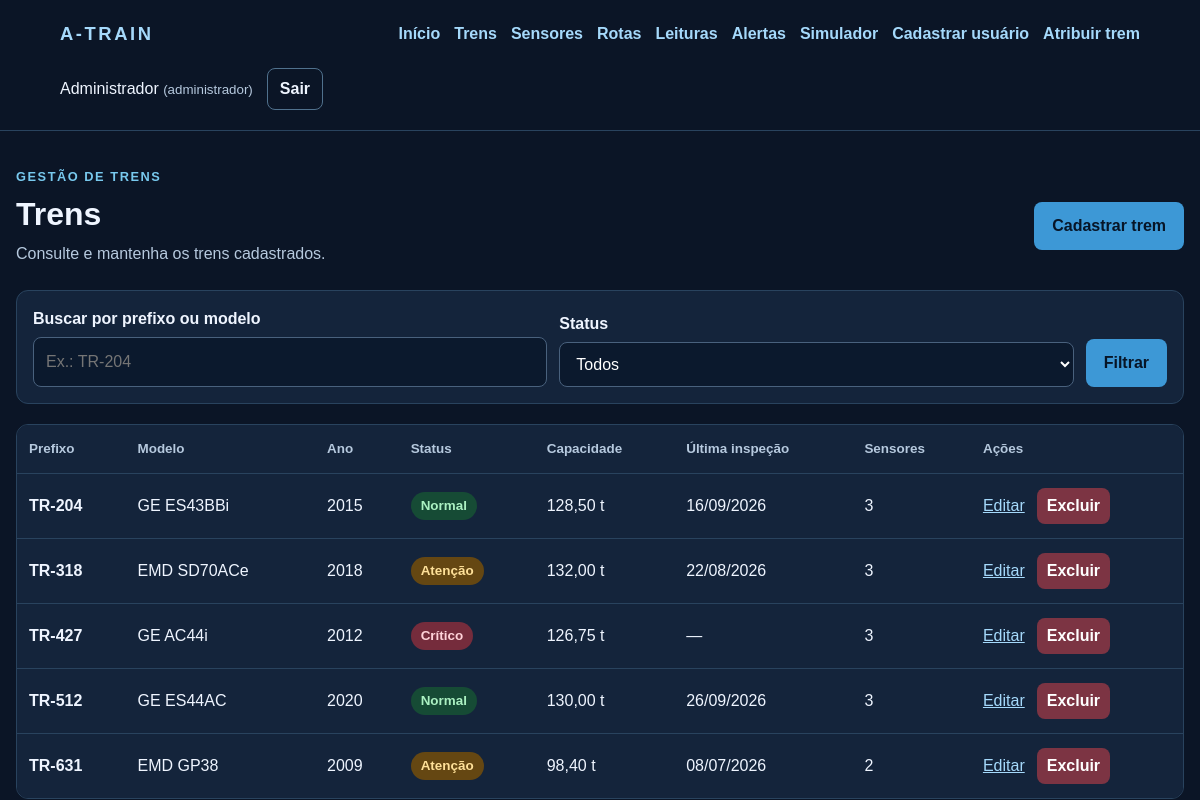
Page /trens.php (signed in) on the committed database.
### tables this page shows
CREATE TABLE trens (
    id_trem INT UNSIGNED NOT NULL AUTO_INCREMENT PRIMARY KEY,
    prefixo VARCHAR(6) NOT NULL UNIQUE,
    modelo VARCHAR(120) NOT NULL,
    ano SMALLINT UNSIGNED NOT NULL,
    status ENUM('normal', 'atencao', 'critico') NOT NULL DEFAULT 'normal',
    capacidade_toneladas DECIMAL(8,2) NOT NULL,
    ultima_inspecao DATE NULL,
    CONSTRAINT chk_trens_ano CHECK (ano BETWEEN 1900 AND 2100),
    CONSTRAINT chk_trens_capacidade CHECK (capacidade_toneladas > 0)
);

### includes/seguranca.php (called while the page is built, shortened)
<?php
function escapar(?string $valor): string
{
    return htmlspecialchars($valor ?? '', ENT_QUOTES | ENT_SUBSTITUTE, 'UTF-8');
}

### trens.php (the view, shortened to what this page needs)
<?php
require __DIR__ . '/includes/seguranca.php';
require __DIR__ . '/config/conexao.php';
$busca = is_string($_GET['busca'] ?? null) ? trim($_GET['busca']) : '';
$sql = 'SELECT t.*, COUNT(s.id_sensor) AS total_sensores FROM trens t LEFT JOIN sensores s ON s.id_trem = t.id_trem';
$sql .= ' GROUP BY t.id_trem ORDER BY t.prefixo';
$consulta = $conexao->prepare($sql);
$consulta->execute();
$trens = $consulta->get_result()->fetch_all(MYSQLI_ASSOC);
$rotulos = ['normal'=>'Normal', 'atencao'=>'Atenção', 'critico'=>'Crítico'];
?>
<!doctype html><html lang="pt-BR"><head><meta charset="utf-8"><meta name="viewport" content="width=device-width, initial-scale=1"><title>Trens | A-TRAIN</title><link rel="stylesheet" href="assets/css/estilo.css"></head><body>
<?php require __DIR__ . '/includes/cabecalho.php'; ?>
<main class="pagina"><div class="titulo-pagina"><div><p class="sobretitulo">Gestão de trens</p><h1>Trens</h1><p class="descricao">Consulte e mantenha os trens cadastrados.</p></div><a class="botao-link" href="trens_form.php">Cadastrar trem</a></div>
<form class="filtros" method="get"><div><label for="busca">Buscar por prefixo ou modelo</label><input id="busca" name="busca" value="<?= escapar($busca) ?>" placeholder="Ex.: TR-204"></div><div><label for="status">Status</label><select id="status" name="status"><option value="">Todos</option></select></div><button type="submit">Filtrar</button></form>
<?php if (!$trens): ?><p class="cartao vazio">Nenhum trem encontrado para estes filtros.</p><?php else: ?>
<div class="lista"><table><thead><tr><th>Prefixo</th><th>Modelo</th><th>Ano</th><th>Status</th><th>Capacidade</th><th>Última inspeção</th><th>Sensores</th><th>Ações</th></tr></thead><tbody>
<?php foreach ($trens as $trem): ?><tr><td data-label="Prefixo"><strong><?= escapar($trem['prefixo']) ?></strong></td><td data-label="Modelo"><?= escapar($trem['modelo']) ?></td><td data-label="Ano"><?= (int) $trem['ano'] ?></td><td data-label="Status"><span class="estado estado-<?= escapar($trem['status']) ?>"><?= $rotulos[$trem['status']] ?></span></td><td data-label="Capacidade"><?= escapar(number_format((float) $trem['capacidade_toneladas'], 2, ',', '.')) ?> t</td><td data-label="Última inspeção"><?= $trem['ultima_inspecao'] ? escapar(date('d/m/Y', strtotime($trem['ultima_inspecao']))) : '—' ?></td><td data-label="Sensores"><?= (int) $trem['total_sensores'] ?></td><td data-label="Ações" class="acoes-tabela"><a href="trens_form.php?id=<?= (int) $trem['id_trem'] ?>">Editar</a><form method="post" onsubmit="return confirm('Confirma a exclusão deste trem?');"><input type="hidden" name="csrf" value="<?= escapar(tokenCsrf()) ?>"><input type="hidden" name="excluir_id" value="<?= (int) $trem['id_trem'] ?>"><button type="submit" class="perigo">Excluir</button></form></td></tr><?php endforeach; ?>
</tbody></table></div><?php endif; ?></main></body></html>

### assets/css/estilo.css (style rules this page uses)
* { box-sizing: border-box; }
body { margin: 0; min-height: 100vh; background: #0b1526; color: #eff5ff; font: 16px/1.5 Arial, sans-serif; }
h1 { margin: 20px 0 4px; font-size: clamp(1.6rem, 4vw, 2rem); }
.descricao { color: #b6c9de; margin: 0 0 28px; }
form { display: grid; gap: 9px; }
label { margin-top: 12px; font-weight: 600; }
input, select { width: 100%; background: #0b192d; color: #fff; border: 1px solid #49617d; border-radius: 8px; padding: 12px; font: inherit; }
button, .botao-link { display: inline-block; margin-top: 20px; background: #3d98d6; color: #071527; border: 0; border-radius: 8px; padding: 12px 18px; font: inherit; font-weight: 700; text-align: center; text-decoration: none; cursor: pointer; }
.pagina { width: min(100% - 32px, 1200px); margin: 36px auto 72px; }
.titulo-pagina { display: flex; justify-content: space-between; align-items: center; flex-wrap: wrap; gap: 18px; margin-bottom: 24px; }
.titulo-pagina h1 { margin: 4px 0; }
.titulo-pagina a:not(.botao-link), .acoes a, .acoes-tabela a { color: #a5d9fb; }
.sobretitulo { margin: 0; color: #78c9ee; font-size: .8rem; text-transform: uppercase; letter-spacing: .12em; font-weight: 700; }
.titulo-pagina .descricao { margin: 4px 0 0; }
.filtros { display: flex; flex-wrap: wrap; align-items: end; gap: 12px; margin-bottom: 20px; padding: 16px; border: 1px solid #29435e; border-radius: 12px; background: #14243b; }
.filtros > div { flex: 1 1 190px; }
.filtros label { display: block; margin: 0 0 6px; }
.filtros button { margin: 0; }
.lista { overflow-x: auto; border: 1px solid #29435e; border-radius: 12px; }
table { width: 100%; border-collapse: collapse; background: #14243b; }
th, td { padding: 14px 12px; text-align: left; border-bottom: 1px solid #29435e; vertical-align: middle; }
th { color: #b6c9de; font-size: .84rem; white-space: nowrap; }
tr:last-child td { border-bottom: 0; }
.acoes-tabela { white-space: nowrap; }
.acoes-tabela form { display: inline; margin-left: 12px; }
.acoes-tabela button { margin: 0; padding: 6px 10px; }
.perigo { background: #7c3443; color: #fff; }
.estado { display: inline-block; padding: 4px 10px; border-radius: 100px; font-size: .84rem; font-weight: 700; }
.estado-normal { color: #abf1c2; background: #164b35; }
.estado-atencao { color: #ffe199; background: #654712; }
.estado-critico { color: #ffd3d9; background: #752c3c; }

### rows in the picture
trens: prefixo "TR-204", modelo "GE ES43BBi", ano "2015", status "Normal", capacidade_toneladas "128,50", ultima_inspecao "16/09/2026", total_sensores "3"
trens: prefixo "TR-318", modelo "EMD SD70ACe", ano "2018", status "Atenção", capacidade_toneladas "132,00", ultima_inspecao "22/08/2026", total_sensores "3"
trens: prefixo "TR-427", modelo "GE AC44i", ano "2012", status "Crítico", capacidade_toneladas "126,75", total_sensores "3"
trens: prefixo "TR-512", modelo "GE ES44AC", ano "2020", status "Normal", capacidade_toneladas "130,00", ultima_inspecao "26/09/2026", total_sensores "3"
trens: prefixo "TR-631", modelo "EMD GP38", ano "2009", status "Atenção", capacidade_toneladas "98,40", ultima_inspecao "08/07/2026", total_sensores "2"

### other values in the picture
escapar($_SESSION['nome'] ?? $_SESSION['login']) "Administrador"
escapar($_SESSION['papel']) "administrador"
